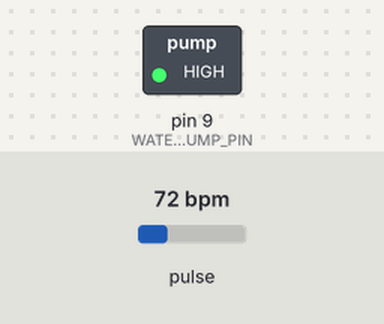
Bench run of a sketch on a simulated Arduino Uno, built with avr-gcc and run on an emulated ATmega328P. On the bench: switched loads named in the sketch (green lamp = pin HIGH). Inputs (shaded band) come from the test bench; at power-on: pulse 72 bpm. Pins used as bus, display or sensor lines are not drawn; what the sketch prints to the serial monitor is not drawn.

Above: at 0.2 s.
Timing chart, 0 to 1.7 s (numbered marks = the images above):
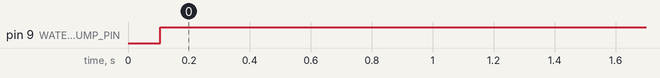

The sketch:

yupeiqi.ino
```cpp
#include <Wire.h>
#include "MAX30105.h"
#include "heartRate.h"

MAX30105 particleSensor;

// 引脚
const int WATER_PUMP_PIN = 9;
const int SMOKE_SENSOR_PWR_PIN = 8; // 给烟雾传感器供电的控制引脚

// 烟雾传感器改为供电控制，无需阈值

// 心率滑动平均
const byte RATE_SIZE = 4;
byte rates[RATE_SIZE];
byte rateSpot = 0;
long lastBeat = 0;
float beatsPerMinute = 0;
int beatAvg = 0;

// 状态：是否已检测到心率并激活系统
bool systemActivated = false;

void setup() {
  Serial.begin(115200);

  pinMode(WATER_PUMP_PIN, OUTPUT);
  digitalWrite(WATER_PUMP_PIN, LOW);
  pinMode(SMOKE_SENSOR_PWR_PIN, OUTPUT);
  digitalWrite(SMOKE_SENSOR_PWR_PIN, LOW);

  if (!particleSensor.begin(Wire, I2C_SPEED_FAST)) {
    while (1);
  }
  particleSensor.setup();
  particleSensor.setPulseAmplitudeRed(0x0A);
}

void loop() {
  long irValue = particleSensor.getIR();

  if (checkForBeat(irValue)) {
    long delta = millis() - lastBeat;
    lastBeat = millis();
    float bpm = 60.0 / (delta / 1000.0);
    if (bpm > 20 && bpm < 220) {
      rates[rateSpot++] = (byte)bpm;
      rateSpot %= RATE_SIZE;
      int sum = 0;
      for (byte i = 0; i < RATE_SIZE; i++) sum += rates[i];
      beatAvg = sum / RATE_SIZE;
      beatsPerMinute = beatAvg;
    }
  }

  // 烟雾传感器改为仅供电控制，不再读取模拟量

  static unsigned long lastOut = 0;
  if (millis() - lastOut > 100) {
    lastOut = millis();
    if (irValue < 50000) {
      Serial.print(" 未识别?");
      Serial.println();
    } else {
      Serial.println((int)beatsPerMinute);
      if (!systemActivated) {
        systemActivated = true;
        digitalWrite(WATER_PUMP_PIN, HIGH);
        digitalWrite(SMOKE_SENSOR_PWR_PIN, HIGH);
        Serial.print(" 1?");
      }
    }
  }
}
```

Measured:
- by itself, pin 9 (WATER_PUMP_PIN): LOW → HIGH at 0.11 s
